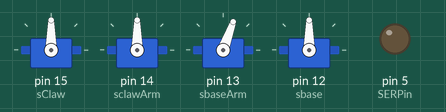
Bench run of a sketch on a simulated Arduino Uno, built with avr-gcc and run on an emulated ATmega328P. On the bench: 4 × servo, output pins drawn as LEDs (lit = HIGH). Pins used as bus, display or sensor lines are not drawn.

Above: at 0.1 s.
At 2.7 s:
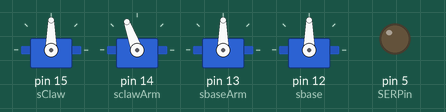
At 7.7 s:
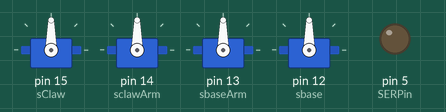
At 8.4 s:
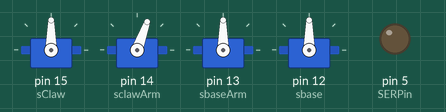
At 13.4 s:
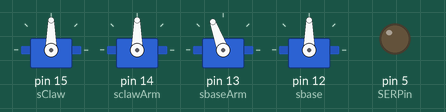
At 39.87 s:
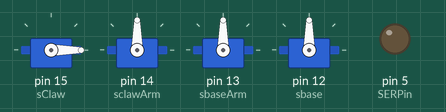
Timing chart, 0 to 40.0 s (numbered marks = the images above):
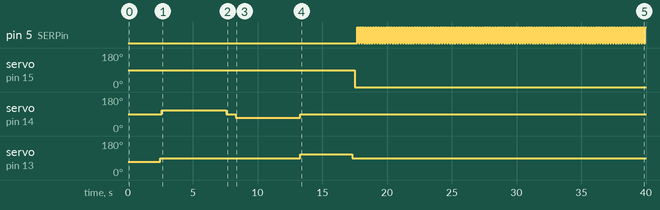

Measured:
- by itself, pin 5 (SERPin): LOW → HIGH at 17.7 s, → LOW 0.10 s later, → HIGH 0.10 s later, → LOW 0.10 s later, … (223 changes in this stretch)
- by itself, servo on pin 15 (sClaw): 90° → 0° at 17.5 s
- by itself, servo on pin 14 (sclawArm): 90° → 110° at 2.6 s, → 90° 5.0 s later, → 70° 0.70 s later, → 90° 5.0 s later
- by itself, servo on pin 13 (sbaseArm): 70° → 90° at 2.5 s, → 110° 10.8 s later, → 90° 4.0 s later

The sketch:

robotArm_Program3.ino
```cpp
#include <Servo.h>

const int SERPin = 5;    //<-----corresponds to P1.1 on MSP430
const int RclockPin = 6; //<-----corresponds to P1.4 on MSP430
const int SclockPin = 7; //<-----corresponds to P1.5 on MSP430
const int timeDelay = 700; //MAKE THIS WHATEVER YOU WANT! (NOTE: the number is in milliseconds!!!)


Servo sClaw;
Servo sclawArm;
Servo sbaseArm;
Servo sbase;
int basePos;
int baseArmPos;
int clawArmPos;

void setup() {
  //NO NEED TO EDIT THIS STUFF!
  pinMode(SERPin, OUTPUT);
  pinMode(RclockPin, OUTPUT);
  pinMode(SclockPin, OUTPUT);
  pinMode(12, OUTPUT);
  pinMode(13, OUTPUT);
  pinMode(14, OUTPUT);
  pinMode(15, OUTPUT);
  sClaw.attach(15);
  sclawArm.attach(14);
  sbaseArm.attach(13);
  sbase.attach(12);
  sclawArm.write(90);
  sbaseArm.write(90);
  //--------------------------EDIT AT START-------------------------------
  baseArmPos = 50; //0 is all the way down, and 100% is fully extended
  clawArmPos = 0; //0 is facing completely upward and 100% is fully down
  //----------------------------------------------------------------------
}

void writehigh(){
  //this function sets SclockPin to 0 so that it can write to the register
  //then writes a HIGH value to SER (Serial pin)
  //afterward, it writes a HIGH value to the SclockPin to finish writing
  digitalWrite(SclockPin, LOW);
  digitalWrite(SERPin, HIGH);
  digitalWrite(SclockPin, HIGH);
}
void writelow(){
  //this function sets SclockPin to 0 so that it can write to the register
  //then writes a LOW value to SER (Serial pin)
  //afterward, it writes a HIGH value to the SclockPin to finish writing
  digitalWrite(SclockPin, LOW);
  digitalWrite(SERPin, LOW);
  digitalWrite(SclockPin, HIGH);
}
void printLEDs(byte b){
    //just call the function with a byte variable parameter to print that data to the shift register!
    //using a bitwise AND operation (which looks like "&") we can determine whether each bit in "byte b" is a 1 or 0
    //if the condition in the "if((b & c) == c)" statement is true, then there is a 1 at the current position so light up the LED
    //else there must be a 0 so we turn off the LED!
    digitalWrite(RclockPin, LOW);
    for(byte c = 0b10000000; c > 0; c /= 2){
      if((b & c) == c){
        writehigh();
      } else{
        writelow();
      }
    }
    digitalWrite(RclockPin, HIGH);
}

void claw(double percentClosed){
  int open = 0;
  int close = 90;
  int moveTo = (percentClosed/100)*(close);
  if(moveTo > sClaw.read()) {
      //GREEN
      byte t = 0b00001001;
      printLEDs(t);
      //YELLOW
      t = 0b00010010;
      delay(300);
      printLEDs(t);
      sClaw.write(moveTo);
      delay(300);
      //RED
      t = 0b00100100;
      printLEDs(t);
      delay(300);
  } else {
      printLEDs(0b00000000);
      delay(200);
      sClaw.write(moveTo);
      delay(200);
  }
}

void clawArm(int pos){
  int time;
  if(pos != clawArmPos){
    if(pos > clawArmPos){
      time = (  (double)(pos-clawArmPos)/10)*1000;
      sclawArm.write(110);
      delay(time);
    } else {
      time = -1*((double)(pos-clawArmPos)/10)*1000;
      sclawArm.write(70);
      delay(time);
    }
  }
  sclawArm.write(90);
  clawArmPos = pos;
}
void baseArm(int pos){
  int time;
   if(pos > baseArmPos){
    time = ((double)(pos-baseArmPos)/20)*1000;
    sbaseArm.write(70);
    delay(time);
   } else {
    time = -1*((double)(pos-baseArmPos)/20)*1000;
    sbaseArm.write(110);
    delay(time);
   }
   sbaseArm.write(90);
   baseArmPos = pos;
}
void base(double percentTurn){
  int left = 180;
  int right = 0;
  int center = 90;
  int moveTo = (percentTurn/(double)100)*(left-right);
  sbase.write(moveTo);
}

void loop() {
  //----------START PROGRAM----------
  baseArm(100);
  delay(100);
  clawArm(50);
  delay(100);
  claw(100);
  delay(200);

  //----------STOP PROGRAM----------


  //----------HOME POSITION----------
  clawArm(0);
  baseArm(20);
  claw(0);
  base(50);
  //-------------FINISHED------------
  while(1){
    printLEDs(0b00111111);
    delay(100);
    printLEDs(0b00000000);
    delay(100);
  }
}
```
